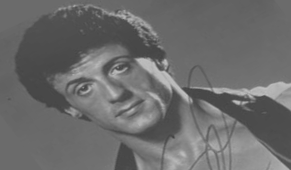
#> input picture Oblig1/portrett.png, 291 x 170 px
$ python oppg1.py
#> lines starting #> are read from the running program, lines starting #| are printed output that depends on the picture
from imageio import imread
import matplotlib.pyplot as plt
import numpy as np
import math

filename = 'portrett.png'
filename_org = 'portrett.png'
filename2 = 'geometrimaske.png'
f = imread(filename,as_gray = True)
#> f is the input picture: shape (170, 291) float32; min 66, max 196, mean 107.7
v = imread(filename_org,as_gray = True)
h = imread(filename2,as_gray = True)
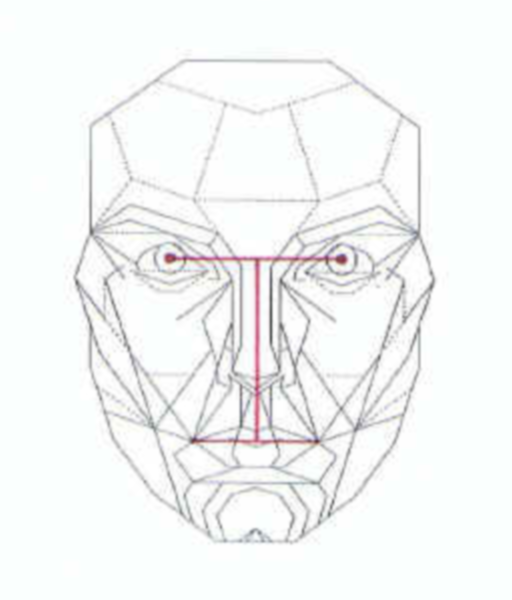
#> input picture Oblig1/geometrimaske.png, 512 x 600 px
#> h: shape (600, 512) float32; min 68.32, max 255, mean 245.5

sigma = np.std(f)
#> sigma = 24.82
my = np.mean(f)
#> my = 107.7

my_t = 64
sigma_t = 127

a_temp = (sigma_t**2)/sigma**2
#> a_temp = 26.19
a = np.sqrt(a_temp)
#> a = 5.12
b = my_t - a*my
#> b = -487.3

N,M = f.shape
#> N = 170; M = 291
f_out = np.zeros((N,M))

for i in range(N):
 for j in range(M):
    f_out[i,j] = a*f[i,j] + b
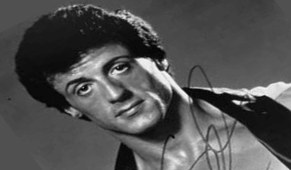
#> f_out: shape (170, 291) float64; min -149.6, max 515.7, mean 64; drawn with min black and max white

plt.imshow(f_out,cmap='gray')
plt.title('Greytone transformation')
plt.show()

N,M = f_out.shape

g = np.zeros((600,512))
m = np.zeros((600,512))
o = np.zeros((600,512))

A = np.array([[88,84,1,0,0,0],
              [0,0,0,88,84,1],
              [67,120,1,0,0,0],
              [0,0,0,67,120,1],
              [109,129,1,0,0,0],
              [0,0,0,109,129,1]])

b = np.array([258,168,258,342,442,256])

sol = np.linalg.solve(A,b)

T_a = np.array([[sol[0],sol[1],sol[2]],
               [sol[3], sol[4], sol[5]],
               [0,0,1]])

N,M = 600,512
for x in range(N):
    for y in range(M):
        x_mark = round(sol[0]*x+sol[1]*y+sol[2])
        y_mark = round(sol[3]*x+sol[4]*y+sol[5])
        x_mark = int(x_mark)
        y_mark = int(y_mark)
        if x_mark in range(N) and y_mark in range(M):
            o[x_mark,y_mark] = f_out[x,y]
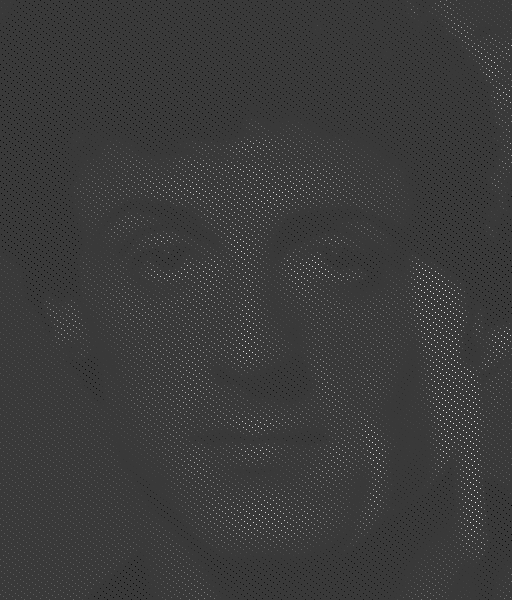
#> o: shape (600, 512) float64; min -149.6, max 515.7, mean 3; drawn with min black and max white

plt.subplot(1,2,1)
plt.imshow(o,cmap='gray')
plt.title('Forward mapping')
plt.subplot(1,2,2)
plt.imshow(h,cmap='gray')
plt.show()
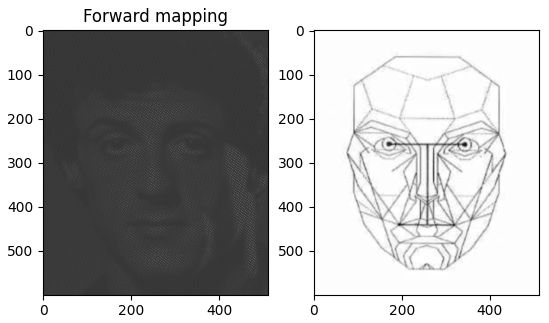
#> figure drawn by matplotlib, 2 panels

print(np.linalg.inv(T_a))

for x in range(N):
    for y in range(M):
        vector = np.array([x,y,1])
        val = np.dot(np.linalg.inv(T_a), vector)
        g[x,y] = f_out[int(val[0]),int(val[1])]
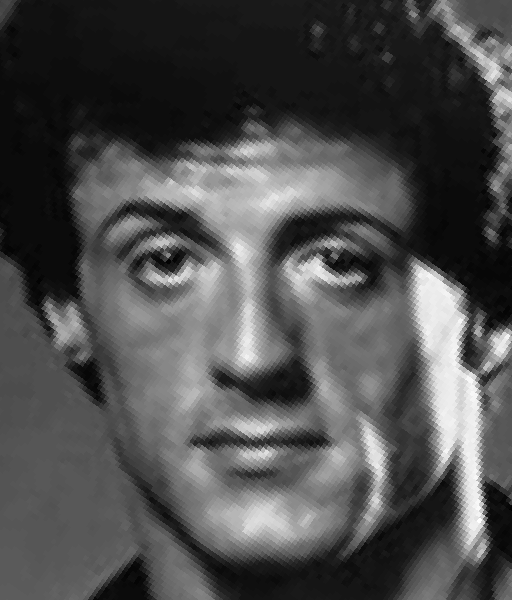
#> g: shape (600, 512) float64; min -149.6, max 515.7, mean 56.1; drawn with min black and max white

plt.subplot(1,2,1)
plt.imshow(g,cmap='gray')
plt.title('Backwards mapping nearest neigbour')
plt.subplot(1,2,2)
plt.imshow(h,cmap='gray')
plt.show()


T_a = np.linalg.inv(T_a)
#> T_a = [[0.172, -0.121, 63.94], [0.146, 0.207, 11.67], [0, 0, 1]]
T = np.array([[T_a[0,0],T_a[0,1],T_a[0,2]],
              [T_a[1,0], T_a[1,1], T_a[1,2]],
              [0,0,1]])
#> T has the same summary as T_a

for x in range(N):
    for y in range(M):
        i = T[0,0]*x + T[0,1]*y + T[0,2]
        j = T[1,0]*x + T[1,1]*y + T[1,2]
        x0 = min(math.floor(i),0)
        y0 = min(math.floor(j),0)
        x1 = min(math.ceil(i),N-1)
        y1 = min(math.ceil(j),M-1)
        Δx = x - x0
        Δy = y - y0

        p = f_out[x0,y0]+(f_out[x1,y0]-f_out[x0,y0])*Δx
        q = f_out[x0,y1]+(f_out[x1,y1]-f_out[x0,y1])*Δx
        m[x,y] = p+(q-p)*Δy
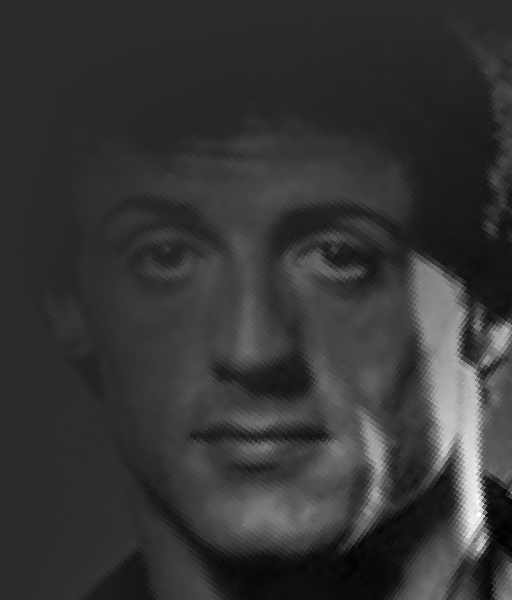
#> m: shape (600, 512) float64; min -28052153.9, max 136580577.8, mean 6689607.9; drawn with min black and max white

plt.subplot(1,2,1)
plt.imshow(m,cmap='gray')
plt.title('Backwards mapping bilinear interpolation')
plt.subplot(1,2,2)
plt.imshow(h,cmap='gray')
plt.show()
